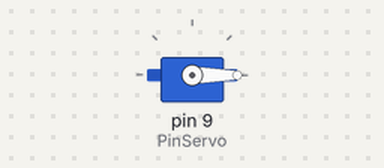
A sketch run on a simulated Arduino Uno, built with avr-gcc and run on an emulated ATmega328P. Shown: servo.

Above: at 0.05 s.
Timing chart, 0 to 3.5 s (numbered marks = the images above):
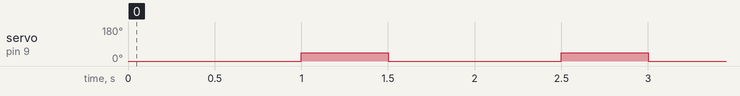

Measured:
- by itself, servo on pin 9 (PinServo): alternates 45° for 0.50 s and 0° for 1.0 s

The sketch:

Branches01.ino
```cpp
/*
Move servo to set positions

Cora and Amara Lum

Version History
12/03/2021 Created
12/27/2021 edited
*/

#include <Servo.h>

Servo myservo;
int PinServo = 9;

void setup() {
  myservo.attach(PinServo);
}

void loop() {
  int pos = 0;
  myservo.write(pos);
  delay(1000);
  pos = 45;   //in range of [0,180]
  myservo.write(pos);
  delay(500);
}
```
